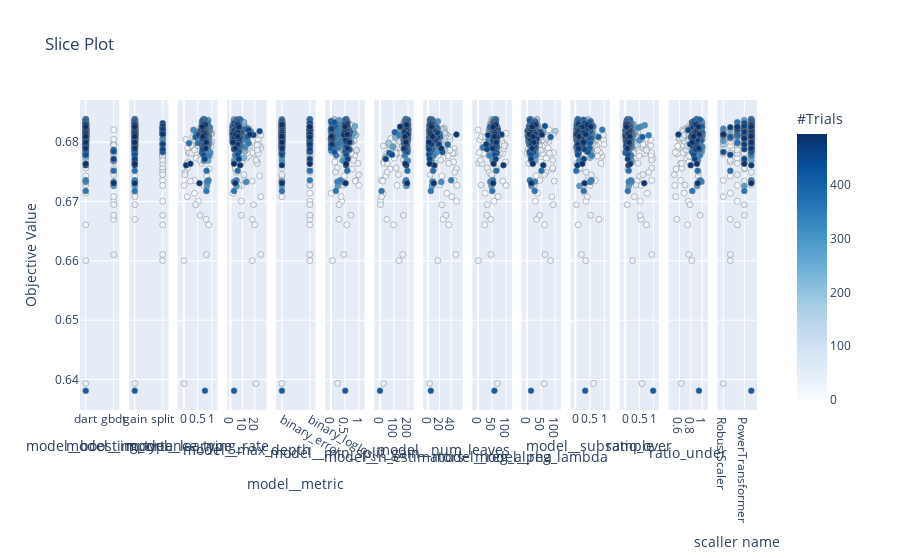

The code cell stored with this chart in its notebook:
### Code cell
# Visualize individual hyperparameters as slice plot.
optuna.visualization.plot_slice(study)

### Figure 1 — Plotly figure (JSON) as saved in the notebook; plotly's stock layout.template omitted (floating-point values rounded to 4 significant figures; data arrays with more than 128 entries replaced by an {"elided": "..."} marker saying what was removed)
{"data": [{"marker": {"color": {"elided": "495 int values"}, "colorbar": {"title": {"text": "#Trials"}, "x": 1, "xpad": 40, "y": 0.5}, "colorscale": [[0, "rgb(247,251,255)"], [0.125, "rgb(222,235,247)"], [0.25, "rgb(198,219,239)"], [0.375, "rgb(158,202,225)"], [0.5, "rgb(107,174,214)"], [0.625, "rgb(66,146,198)"], [0.75, "rgb(33,113,181)"], [0.875, "rgb(8,81,156)"], [1, "rgb(8,48,107)"]], "line": {"color": "Grey", "width": 0.5}, "showscale": true}, "mode": "markers", "showlegend": false, "type": "scatter", "x": {"elided": "495 str values"}, "xaxis": "x", "y": {"elided": "495 float values"}, "yaxis": "y"}, {"marker": {"color": {"elided": "495 int values"}, "colorbar": {"title": {"text": "#Trials"}, "x": 1, "xpad": 40}, "colorscale": [[0, "rgb(247,251,255)"], [0.125, "rgb(222,235,247)"], [0.25, "rgb(198,219,239)"], [0.375, "rgb(158,202,225)"], [0.5, "rgb(107,174,214)"], [0.625, "rgb(66,146,198)"], [0.75, "rgb(33,113,181)"], [0.875, "rgb(8,81,156)"], [1, "rgb(8,48,107)"]], "line": {"color": "Grey", "width": 0.5}, "showscale": false}, "mode": "markers", "showlegend": false, "type": "scatter", "x": {"elided": "495 str values"}, "xaxis": "x2", "y": {"elided": "495 float values"}, "yaxis": "y2"}, {"marker": {"color": {"elided": "495 int values"}, "colorbar": {"title": {"text": "#Trials"}, "x": 1, "xpad": 40}, "colorscale": [[0, "rgb(247,251,255)"], [0.125, "rgb(222,235,247)"], [0.25, "rgb(198,219,239)"], [0.375, "rgb(158,202,225)"], [0.5, "rgb(107,174,214)"], [0.625, "rgb(66,146,198)"], [0.75, "rgb(33,113,181)"], [0.875, "rgb(8,81,156)"], [1, "rgb(8,48,107)"]], "line": {"color": "Grey", "width": 0.5}, "showscale": false}, "mode": "markers", "showlegend": false, "type": "scatter", "x": {"elided": "495 float values"}, "xaxis": "x3", "y": {"elided": "495 float values"}, "yaxis": "y3"}, {"marker": {"color": {"elided": "495 int values"}, "colorbar": {"title": {"text": "#Trials"}, "x": 1, "xpad": 40}, "colorscale": [[0, "rgb(247,251,255)"], [0.125, "rgb(222,235,247)"], [0.25, "rgb(198,219,239)"], [0.375, "rgb(158,202,225)"], [0.5, "rgb(107,174,214)"], [0.625, "rgb(66,146,198)"], [0.75, "rgb(33,113,181)"], [0.875, "rgb(8,81,156)"], [1, "rgb(8,48,107)"]], "line": {"color": "Grey", "width": 0.5}, "showscale": false}, "mode": "markers", "showlegend": false, "type": "scatter", "x": {"elided": "495 int values"}, "xaxis": "x4", "y": {"elided": "495 float values"}, "yaxis": "y4"}, {"marker": {"color": {"elided": "495 int values"}, "colorbar": {"title": {"text": "#Trials"}, "x": 1, "xpad": 40}, "colorscale": [[0, "rgb(247,251,255)"], [0.125, "rgb(222,235,247)"], [0.25, "rgb(198,219,239)"], [0.375, "rgb(158,202,225)"], [0.5, "rgb(107,174,214)"], [0.625, "rgb(66,146,198)"], [0.75, "rgb(33,113,181)"], [0.875, "rgb(8,81,156)"], [1, "rgb(8,48,107)"]], "line": {"color": "Grey", "width": 0.5}, "showscale": false}, "mode": "markers", "showlegend": false, "type": "scatter", "x": {"elided": "495 str values"}, "xaxis": "x5", "y": {"elided": "495 float values"}, "yaxis": "y5"}, {"marker": {"color": {"elided": "495 int values"}, "colorbar": {"title": {"text": "#Trials"}, "x": 1, "xpad": 40}, "colorscale": [[0, "rgb(247,251,255)"], [0.125, "rgb(222,235,247)"], [0.25, "rgb(198,219,239)"], [0.375, "rgb(158,202,225)"], [0.5, "rgb(107,174,214)"], [0.625, "rgb(66,146,198)"], [0.75, "rgb(33,113,181)"], [0.875, "rgb(8,81,156)"], [1, "rgb(8,48,107)"]], "line": {"color": "Grey", "width": 0.5}, "showscale": false}, "mode": "markers", "showlegend": false, "type": "scatter", "x": {"elided": "495 float values"}, "xaxis": "x6", "y": {"elided": "495 float values"}, "yaxis": "y6"}, {"marker": {"color": {"elided": "495 int values"}, "colorbar": {"title": {"text": "#Trials"}, "x": 1, "xpad": 40}, "colorscale": [[0, "rgb(247,251,255)"], [0.125, "rgb(222,235,247)"], [0.25, "rgb(198,219,239)"], [0.375, "rgb(158,202,225)"], [0.5, "rgb(107,174,214)"], [0.625, "rgb(66,146,198)"], [0.75, "rgb(33,113,181)"], [0.875, "rgb(8,81,156)"], [1, "rgb(8,48,107)"]], "line": {"color": "Grey", "width": 0.5}, "showscale": false}, "mode": "markers", "showlegend": false, "type": "scatter", "x": {"elided": "495 int values"}, "xaxis": "x7", "y": {"elided": "495 float values"}, "yaxis": "y7"}, {"marker": {"color": {"elided": "495 int values"}, "colorbar": {"title": {"text": "#Trials"}, "x": 1, "xpad": 40}, "colorscale": [[0, "rgb(247,251,255)"], [0.125, "rgb(222,235,247)"], [0.25, "rgb(198,219,239)"], [0.375, "rgb(158,202,225)"], [0.5, "rgb(107,174,214)"], [0.625, "rgb(66,146,198)"], [0.75, "rgb(33,113,181)"], [0.875, "rgb(8,81,156)"], [1, "rgb(8,48,107)"]], "line": {"color": "Grey", "width": 0.5}, "showscale": false}, "mode": "markers", "showlegend": false, "type": "scatter", "x": {"elided": "495 int values"}, "xaxis": "x8", "y": {"elided": "495 float values"}, "yaxis": "y8"}, {"marker": {"color": {"elided": "495 int values"}, "colorbar": {"title": {"text": "#Trials"}, "x": 1, "xpad": 40}, "colorscale": [[0, "rgb(247,251,255)"], [0.125, "rgb(222,235,247)"], [0.25, "rgb(198,219,239)"], [0.375, "rgb(158,202,225)"], [0.5, "rgb(107,174,214)"], [0.625, "rgb(66,146,198)"], [0.75, "rgb(33,113,181)"], [0.875, "rgb(8,81,156)"], [1, "rgb(8,48,107)"]], "line": {"color": "Grey", "width": 0.5}, "showscale": false}, "mode": "markers", "showlegend": false, "type": "scatter", "x": {"elided": "495 float values"}, "xaxis": "x9", "y": {"elided": "495 float values"}, "yaxis": "y9"}, {"marker": {"color": {"elided": "495 int values"}, "colorbar": {"title": {"text": "#Trials"}, "x": 1, "xpad": 40}, "colorscale": [[0, "rgb(247,251,255)"], [0.125, "rgb(222,235,247)"], [0.25, "rgb(198,219,239)"], [0.375, "rgb(158,202,225)"], [0.5, "rgb(107,174,214)"], [0.625, "rgb(66,146,198)"], [0.75, "rgb(33,113,181)"], [0.875, "rgb(8,81,156)"], [1, "rgb(8,48,107)"]], "line": {"color": "Grey", "width": 0.5}, "showscale": false}, "mode": "markers", "showlegend": false, "type": "scatter", "x": {"elided": "495 float values"}, "xaxis": "x10", "y": {"elided": "495 float values"}, "yaxis": "y10"}, {"marker": {"color": {"elided": "495 int values"}, "colorbar": {"title": {"text": "#Trials"}, "x": 1, "xpad": 40}, "colorscale": [[0, "rgb(247,251,255)"], [0.125, "rgb(222,235,247)"], [0.25, "rgb(198,219,239)"], [0.375, "rgb(158,202,225)"], [0.5, "rgb(107,174,214)"], [0.625, "rgb(66,146,198)"], [0.75, "rgb(33,113,181)"], [0.875, "rgb(8,81,156)"], [1, "rgb(8,48,107)"]], "line": {"color": "Grey", "width": 0.5}, "showscale": false}, "mode": "markers", "showlegend": false, "type": "scatter", "x": {"elided": "495 float values"}, "xaxis": "x11", "y": {"elided": "495 float values"}, "yaxis": "y11"}, {"marker": {"color": {"elided": "495 int values"}, "colorbar": {"title": {"text": "#Trials"}, "x": 1, "xpad": 40}, "colorscale": [[0, "rgb(247,251,255)"], [0.125, "rgb(222,235,247)"], [0.25, "rgb(198,219,239)"], [0.375, "rgb(158,202,225)"], [0.5, "rgb(107,174,214)"], [0.625, "rgb(66,146,198)"], [0.75, "rgb(33,113,181)"], [0.875, "rgb(8,81,156)"], [1, "rgb(8,48,107)"]], "line": {"color": "Grey", "width": 0.5}, "showscale": false}, "mode": "markers", "showlegend": false, "type": "scatter", "x": {"elided": "495 float values"}, "xaxis": "x12", "y": {"elided": "495 float values"}, "yaxis": "y12"}, {"marker": {"color": {"elided": "495 int values"}, "colorbar": {"title": {"text": "#Trials"}, "x": 1, "xpad": 40}, "colorscale": [[0, "rgb(247,251,255)"], [0.125, "rgb(222,235,247)"], [0.25, "rgb(198,219,239)"], [0.375, "rgb(158,202,225)"], [0.5, "rgb(107,174,214)"], [0.625, "rgb(66,146,198)"], [0.75, "rgb(33,113,181)"], [0.875, "rgb(8,81,156)"], [1, "rgb(8,48,107)"]], "line": {"color": "Grey", "width": 0.5}, "showscale": false}, "mode": "markers", "showlegend": false, "type": "scatter", "x": {"elided": "495 float values"}, "xaxis": "x13", "y": {"elided": "495 float values"}, "yaxis": "y13"}, {"marker": {"color": {"elided": "495 int values"}, "colorbar": {"title": {"text": "#Trials"}, "x": 1, "xpad": 40}, "colorscale": [[0, "rgb(247,251,255)"], [0.125, "rgb(222,235,247)"], [0.25, "rgb(198,219,239)"], [0.375, "rgb(158,202,225)"], [0.5, "rgb(107,174,214)"], [0.625, "rgb(66,146,198)"], [0.75, "rgb(33,113,181)"], [0.875, "rgb(8,81,156)"], [1, "rgb(8,48,107)"]], "line": {"color": "Grey", "width": 0.5}, "showscale": false}, "mode": "markers", "showlegend": false, "type": "scatter", "x": {"elided": "495 str values"}, "xaxis": "x14", "y": {"elided": "495 float values"}, "yaxis": "y14"}], "layout": {"autosize": true, "title": {"text": "Slice Plot"}, "xaxis": {"anchor": "y", "autorange": true, "domain": [0, 0.05816], "range": [0, 1], "title": {"text": "model__boosting_type"}, "type": "category"}, "xaxis10": {"anchor": "y10", "autorange": true, "domain": [0.652, 0.7102], "range": [0.2053, 99.51], "title": {"text": "model__reg_lambda"}, "type": "linear"}, "xaxis11": {"anchor": "y11", "autorange": true, "domain": [0.7245, 0.7827], "range": [0.03011, 0.9892], "title": {"text": "model__subsample"}, "type": "linear"}, "xaxis12": {"anchor": "y12", "autorange": true, "domain": [0.7969, 0.8551], "range": [0.0007627, 0.9957], "title": {"text": "ratio_over"}, "type": "linear"}, "xaxis13": {"anchor": "y13", "autorange": true, "domain": [0.8694, 0.9276], "range": [0.5099, 0.9999], "title": {"text": "ratio_under"}, "type": "linear"}, "xaxis14": {"anchor": "y14", "autorange": true, "domain": [0.9418, 1], "range": [0, 4], "title": {"text": "scaller name"}, "type": "category"}, "xaxis2": {"anchor": "y2", "autorange": true, "domain": [0.07245, 0.1306], "range": [0, 1], "title": {"text": "model__importance_type"}, "type": "category"}, "xaxis3": {"anchor": "y3", "autorange": true, "domain": [0.1449, 0.2031], "range": [0.00282, 0.9963], "title": {"text": "model__learning_rate"}, "type": "linear"}, "xaxis4": {"anchor": "y4", "autorange": true, "domain": [0.2173, 0.2755], "range": [2, 25], "title": {"text": "model__max_depth"}, "type": "linear"}, "xaxis5": {"anchor": "y5", "autorange": true, "domain": [0.2898, 0.348], "range": [0, 1], "title": {"text": "model__metric"}, "type": "category"}, "xaxis6": {"anchor": "y6", "autorange": true, "domain": [0.3622, 0.4204], "range": [8.289e-05, 0.9978], "title": {"text": "model__min_split_gain"}, "type": "linear"}, "xaxis7": {"anchor": "y7", "autorange": true, "domain": [0.4347, 0.4929], "range": [1, 200], "title": {"text": "model__n_estimators"}, "type": "linear"}, "xaxis8": {"anchor": "y8", "autorange": true, "domain": [0.5071, 0.5653], "range": [2, 50], "title": {"text": "model__num_leaves"}, "type": "linear"}, "xaxis9": {"anchor": "y9", "autorange": true, "domain": [0.5796, 0.6378], "range": [0.0521, 99.84], "title": {"text": "model__reg_alpha"}, "type": "linear"}, "yaxis": {"anchor": "x", "autorange": true, "domain": [0, 1], "range": [0.6343, 0.6876], "title": {"text": "Objective Value"}, "type": "linear"}, "yaxis10": {"anchor": "x10", "autorange": true, "domain": [0, 1], "matches": "y", "range": [0.6343, 0.6876], "showticklabels": false, "type": "linear"}, "yaxis11": {"anchor": "x11", "autorange": true, "domain": [0, 1], "matches": "y", "range": [0.6343, 0.6876], "showticklabels": false, "type": "linear"}, "yaxis12": {"anchor": "x12", "autorange": true, "domain": [0, 1], "matches": "y", "range": [0.6343, 0.6876], "showticklabels": false, "type": "linear"}, "yaxis13": {"anchor": "x13", "autorange": true, "domain": [0, 1], "matches": "y", "range": [0.6343, 0.6876], "showticklabels": false, "type": "linear"}, "yaxis14": {"anchor": "x14", "autorange": true, "domain": [0, 1], "matches": "y", "range": [0.6343, 0.6876], "showticklabels": false, "type": "linear"}, "yaxis2": {"anchor": "x2", "autorange": true, "domain": [0, 1], "matches": "y", "range": [0.6343, 0.6876], "showticklabels": false, "type": "linear"}, "yaxis3": {"anchor": "x3", "autorange": true, "domain": [0, 1], "matches": "y", "range": [0.6343, 0.6876], "showticklabels": false, "type": "linear"}, "yaxis4": {"anchor": "x4", "autorange": true, "domain": [0, 1], "matches": "y", "range": [0.6343, 0.6876], "showticklabels": false, "type": "linear"}, "yaxis5": {"anchor": "x5", "autorange": true, "domain": [0, 1], "matches": "y", "range": [0.6343, 0.6876], "showticklabels": false, "type": "linear"}, "yaxis6": {"anchor": "x6", "autorange": true, "domain": [0, 1], "matches": "y", "range": [0.6343, 0.6876], "showticklabels": false, "type": "linear"}, "yaxis7": {"anchor": "x7", "autorange": true, "domain": [0, 1], "matches": "y", "range": [0.6343, 0.6876], "showticklabels": false, "type": "linear"}, "yaxis8": {"anchor": "x8", "autorange": true, "domain": [0, 1], "matches": "y", "range": [0.6343, 0.6876], "showticklabels": false, "type": "linear"}, "yaxis9": {"anchor": "x9", "autorange": true, "domain": [0, 1], "matches": "y", "range": [0.6343, 0.6876], "showticklabels": false, "type": "linear"}}}
